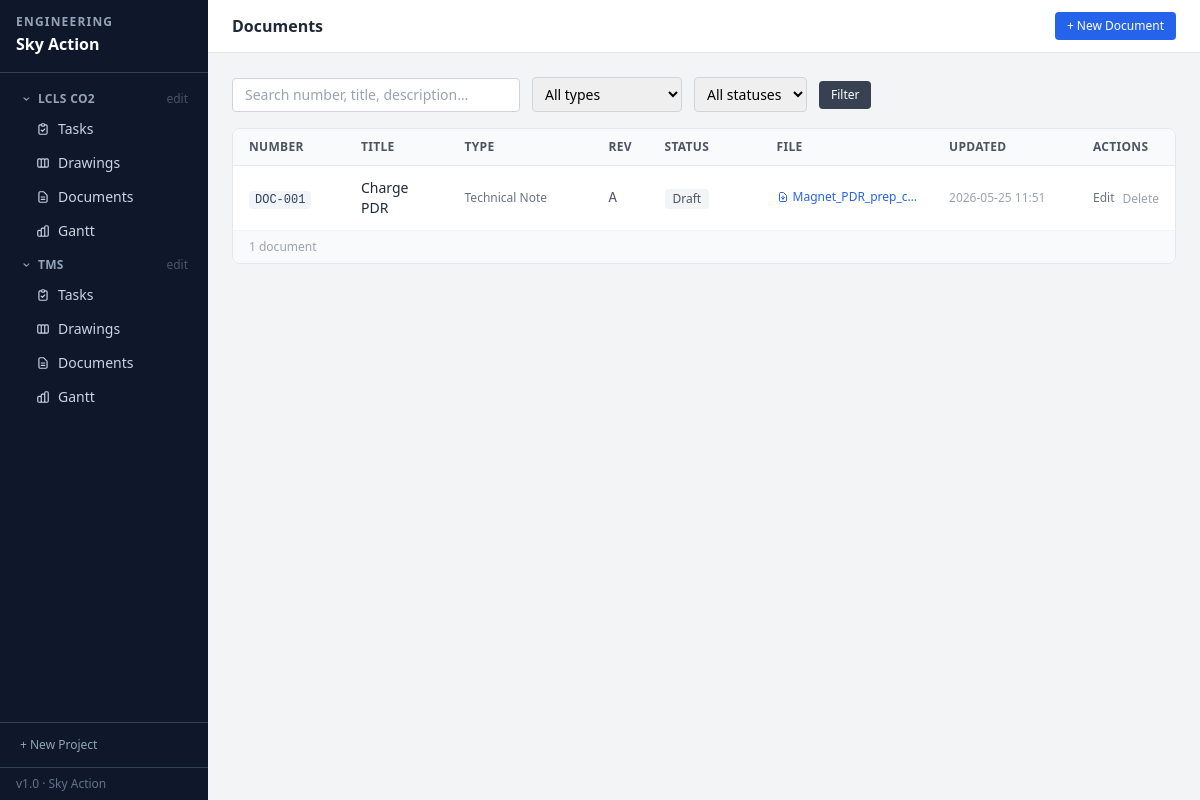
Screenshot of /documents with the database file from the repository.
### tables this page shows
CREATE TABLE projects (
    id          INTEGER PRIMARY KEY AUTOINCREMENT,
    name        TEXT NOT NULL,
    description TEXT DEFAULT '',
    status      TEXT NOT NULL DEFAULT 'Active',
    created_at  TEXT NOT NULL DEFAULT (datetime('now','localtime')),
    updated_at  TEXT NOT NULL DEFAULT (datetime('now','localtime'))
);

CREATE TABLE documents (
    id          INTEGER PRIMARY KEY AUTOINCREMENT,
    number      TEXT UNIQUE NOT NULL,
    title       TEXT NOT NULL,
    doc_type    TEXT NOT NULL DEFAULT 'Technical Note',
    revision    TEXT NOT NULL DEFAULT 'A',
    status      TEXT NOT NULL DEFAULT 'Draft',
    description TEXT DEFAULT '',
    filename    TEXT,
    orig_name   TEXT,
    created_at  TEXT NOT NULL DEFAULT (datetime('now','localtime')),
    updated_at  TEXT NOT NULL DEFAULT (datetime('now','localtime'))
, project_id INTEGER REFERENCES projects(id) ON DELETE SET NULL);

### app.py (the view)
@app.route('/documents')
def documents():
    db = get_db()
    q       = request.args.get('q', '').strip()
    sf      = request.args.get('status', '')
    tf      = request.args.get('type', '')
    pj_name = request.args.get('project_name', '')
    sql = "SELECT * FROM documents"
    params, where = [], []
    if pj_name:
        pj_row = db.execute("SELECT id FROM projects WHERE name=?", (pj_name,)).fetchone()
        if pj_row:
            where.append("project_id=?"); params.append(pj_row[0])
    if q:
        where.append("(number LIKE ? OR title LIKE ? OR description LIKE ?)")
        params += [f'%{q}%'] * 3
    if sf:
        where.append("status=?"); params.append(sf)
    if tf:
        where.append("doc_type=?"); params.append(tf)
    if where:
        sql += " WHERE " + " AND ".join(where)
    sql += " ORDER BY number"
    rows = db.execute(sql, params).fetchall()
    return render_template('documents.html', documents=rows, q=q,
                           status_filter=sf, type_filter=tf, project_filter=pj_name)

### app.py (called while the page is built)
def get_db():
    if 'db' not in g:
        g.db = sqlite3.connect(str(DB_PATH))
        g.db.row_factory = sqlite3.Row
        g.db.execute("PRAGMA foreign_keys = ON")
    return g.db

@app.context_processor
def inject_globals():
    from datetime import date
    projects = get_db().execute("SELECT * FROM projects ORDER BY name").fetchall()
    return {'now': date.today().isoformat(), 'all_projects': projects}

@app.template_filter('status_badge')
def status_badge(s):
    cls = STATUS_COLORS.get(s, 'bg-gray-100 text-gray-600')
    return Markup(f'<span class="inline-flex items-center text-xs font-medium px-2 py-0.5 rounded {cls}">{s}</span>')

### templates/documents.html (shortened to what this page needs)
{% extends "base.html" %}
{% block header %}Documents{% endblock %}
{% block header_actions %}
  <a href="{{ url_for('document_new', project_name=project_filter) }}"
     class="bg-blue-600 hover:bg-blue-700 text-white text-xs font-medium px-3 py-1.5 rounded transition-colors">
    + New Document
  </a>
{% endblock %}
{% block content %}
<form method="get" class="flex items-center gap-3 mb-4 flex-wrap">
  <input type="text" name="q" value="{{ q }}" placeholder="Search number, title, description…"
         class="border border-gray-300 rounded px-3 py-1.5 text-sm w-72 focus:outline-none focus:ring-2 focus:ring-blue-400">
  <select name="type" class="border border-gray-300 rounded px-2 py-1.5 text-sm focus:outline-none focus:ring-2 focus:ring-blue-400">
    <option value="">All types</option>
  </select>
  <select name="status" class="border border-gray-300 rounded px-2 py-1.5 text-sm focus:outline-none focus:ring-2 focus:ring-blue-400">
    <option value="">All statuses</option>
  </select>
  <button type="submit" class="bg-gray-700 hover:bg-gray-800 text-white text-xs font-medium px-3 py-1.5 rounded transition-colors">
    Filter
  </button>
</form>
<div class="bg-white rounded-lg border border-gray-200 overflow-hidden">
  {% if documents %}
  <table class="w-full text-sm">
    <thead>
      <tr class="bg-gray-50 border-b border-gray-200 text-left">
        <th class="px-4 py-2.5 font-semibold text-gray-600 text-xs uppercase tracking-wide w-28">Number</th>
        <th class="px-4 py-2.5 font-semibold text-gray-600 text-xs uppercase tracking-wide">Title</th>
        <th class="px-4 py-2.5 font-semibold text-gray-600 text-xs uppercase tracking-wide w-36">Type</th>
        <th class="px-4 py-2.5 font-semibold text-gray-600 text-xs uppercase tracking-wide w-14">Rev</th>
        <th class="px-4 py-2.5 font-semibold text-gray-600 text-xs uppercase tracking-wide w-28">Status</th>
        <th class="px-4 py-2.5 font-semibold text-gray-600 text-xs uppercase tracking-wide w-24">File</th>
        <th class="px-4 py-2.5 font-semibold text-gray-600 text-xs uppercase tracking-wide w-36">Updated</th>
        <th class="px-4 py-2.5 font-semibold text-gray-600 text-xs uppercase tracking-wide w-24">Actions</th>
      </tr>
    </thead>
    <tbody class="divide-y divide-gray-100">
      {% for d in documents %}
      <tr class="hover:bg-gray-50 transition-colors">
        <td class="px-4 py-3">
          <span class="font-mono text-xs bg-slate-100 text-slate-700 px-1.5 py-0.5 rounded">{{ d.number }}</span>
        </td>
        <td class="px-4 py-3">
          <a href="{{ url_for('document_edit', id=d.id) }}"
             class="font-medium text-gray-800 hover:text-blue-600">{{ d.title }}</a>
        </td>
        <td class="px-4 py-3 text-xs text-gray-500">{{ d.doc_type }}</td>
        <td class="px-4 py-3 font-mono text-gray-600">{{ d.revision }}</td>
        <td class="px-4 py-3">{{ d.status | status_badge }}</td>
        <td class="px-4 py-3">
          {% if d.filename %}
            <a href="{{ url_for('document_file', id=d.id) }}"
               class="text-xs text-blue-600 hover:underline inline-flex items-center gap-1">
              <svg class="w-3 h-3" fill="none" stroke="currentColor" viewBox="0 0 24 24">
                <path stroke-linecap="round" stroke-linejoin="round" stroke-width="2"
                      d="M12 10v6m0 0l-3-3m3 3l3-3m2 8H7a2 2 0 01-2-2V5a2 2 0 012-2h5.586a1 1 0 01.707.293l5.414 5.414a1 1 0 01.293.707V19a2 2 0 01-2 2z"/>
              </svg>
              {{ d.orig_name | truncate(18, True, '…') }}
            </a>
          {% else %}
            <span class="text-xs text-gray-300">—</span>
          {% endif %}
        </td>
        <td class="px-4 py-3 text-xs text-gray-400">{{ d.updated_at[:16] }}</td>
        <td class="px-4 py-3">
          <div class="flex items-center gap-2">
            <a href="{{ url_for('document_edit', id=d.id) }}"
               class="text-xs text-gray-500 hover:text-blue-600 font-medium">Edit</a>
            <form action="{{ url_for('document_delete', id=d.id) }}" method="post"
                  onsubmit="return confirm('Delete document {{ d.number }}?')">
              <button type="submit" class="text-xs text-gray-400 hover:text-red-600 font-medium">Delete</button>
            </form>
          </div>
        </td>
      </tr>
      {% endfor %}
    </tbody>
  </table>
  <div class="px-4 py-2 border-t border-gray-100 bg-gray-50 text-xs text-gray-400">
    {{ documents | length }} document{% if documents | length != 1 %}s{% endif %}
  </div>
  {% endif %}
</div>
{% endblock %}

### templates/base.html (shortened to what this page needs)
<!DOCTYPE html>
<html lang="en">
<head>
  <script src="https://cdn.tailwindcss.com"></script>
</head>
<body class="bg-gray-100 min-h-screen flex text-sm">
  <nav class="w-52 bg-slate-900 text-white flex flex-col min-h-screen flex-shrink-0 fixed top-0 left-0 h-full z-10">
    <div class="px-4 py-4 border-b border-slate-700">
      <div class="text-xs font-bold text-slate-400 uppercase tracking-widest leading-none">Engineering</div>
      <div class="text-base font-bold text-white mt-1">Sky Action</div>
    </div>
    <ul class="flex-1 p-2 space-y-1 mt-1 overflow-y-auto">
      {% for proj in all_projects %}
      {% set active_proj = request.args.get('project_name') == proj.name %}
      <li>
        <button onclick="toggleProj({{ proj.id }}, this)"
                class="w-full flex items-center gap-1.5 px-3 py-1.5 rounded text-xs font-semibold uppercase tracking-wide transition-colors
                       {% if active_proj %}text-white{% else %}text-slate-400 hover:text-white{% endif %}">
          <svg id="chev-{{ proj.id }}" class="w-3 h-3 flex-shrink-0" style="transform:rotate(90deg);transition:transform 0.15s" fill="currentColor" viewBox="0 0 20 20">
            <path fill-rule="evenodd" d="M7.293 4.707a1 1 0 011.414 0l4 4a1 1 0 010 1.414l-4 4a1 1 0 01-1.414-1.414L10.586 9 7.293 5.707a1 1 0 010-1.414z" clip-rule="evenodd"/>
          </svg>
          {{ proj.name }}
          <a href="{{ url_for('project_edit', id=proj.id) }}"
             onclick="event.stopPropagation()"
             class="ml-auto text-slate-600 hover:text-slate-300 text-xs font-normal normal-case tracking-normal">edit</a>
        </button>
        <ul id="proj-{{ proj.id }}" class="ml-4 space-y-0.5 mb-1">
          <li>
            <a href="{{ url_for('tasks', project_name=proj.name) }}"
               class="flex items-center gap-2 px-3 py-1.5 rounded text-sm font-medium transition-colors
                      {% if 'task' in (request.endpoint or '') and active_proj %}bg-slate-600 text-white{% else %}text-slate-300 hover:bg-slate-700 hover:text-white{% endif %}">
              <svg class="w-3.5 h-3.5 flex-shrink-0" fill="none" stroke="currentColor" viewBox="0 0 24 24">
                <path stroke-linecap="round" stroke-linejoin="round" stroke-width="2" d="M9 5H7a2 2 0 00-2 2v12a2 2 0 002 2h10a2 2 0 002-2V7a2 2 0 00-2-2h-2M9 5a2 2 0 002 2h2a2 2 0 002-2M9 5a2 2 0 012-2h2a2 2 0 012 2m-6 9l2 2 4-4"/>
              </svg>
              Tasks
            </a>
          </li>
          <li>
            <a href="{{ url_for('drawings', project_name=proj.name) }}"
               class="flex items-center gap-2 px-3 py-1.5 rounded text-sm font-medium transition-colors
                      {% if 'drawing' in (request.endpoint or '') and active_proj %}bg-slate-600 text-white{% else %}text-slate-300 hover:bg-slate-700 hover:text-white{% endif %}">
              Drawings
            </a>
          </li>
          <li>
            <a href="{{ url_for('documents', project_name=proj.name) }}"
               class="flex items-center gap-2 px-3 py-1.5 rounded text-sm font-medium transition-colors
                      {% if 'document' in (request.endpoint or '') and active_proj %}bg-slate-600 text-white{% else %}text-slate-300 hover:bg-slate-700 hover:text-white{% endif %}">
              <svg class="w-3.5 h-3.5 flex-shrink-0" fill="none" stroke="currentColor" viewBox="0 0 24 24">
                <path stroke-linecap="round" stroke-linejoin="round" stroke-width="2" d="M9 12h6m-6 4h6m2 5H7a2 2 0 01-2-2V5a2 2 0 012-2h5.586a1 1 0 01.707.293l5.414 5.414a1 1 0 01.293.707V19a2 2 0 01-2 2z"/>
              </svg>
              Documents
            </a>
          </li>
          <li>
            <a href="{{ url_for('gantt', project_name=proj.name) }}"
               class="flex items-center gap-2 px-3 py-1.5 rounded text-sm font-medium transition-colors
                      {% if request.endpoint == 'gantt' and active_proj %}bg-slate-600 text-white{% else %}text-slate-300 hover:bg-slate-700 hover:text-white{% endif %}">
              Gantt
            </a>
          </li>
        </ul>
      </li>
      {% else %}
      <li class="px-3 py-2 text-xs text-slate-500 italic">No projects yet.</li>
      {% endfor %}
    </ul>
    <div class="px-2 py-2 border-t border-slate-700">
      <a href="{{ url_for('project_new') }}"
         class="flex items-center gap-2 px-3 py-1.5 rounded text-xs text-slate-400 hover:text-white hover:bg-slate-700 transition-colors">
        + New Project
      </a>
    </div>
    <div class="px-4 py-2 border-t border-slate-700 text-xs text-slate-500">v1.0 · Sky Action</div>
  </nav>
  <div class="flex-1 flex flex-col min-h-screen ml-52">
    <header class="bg-white border-b border-gray-200 px-6 py-3 flex items-center gap-3 sticky top-0 z-10">
      <h1 class="text-base font-semibold text-gray-800">{% block header %}{% endblock %}</h1>
      <div class="flex items-center gap-2">{% block header_actions %}{% endblock %}</div>
    </header>
    <main class="flex-1 p-6">
      {% block content %}{% endblock %}
    </main>
  </div>
</body>
</html>

### rows the page displays
projects: name "LCLS CO2"
projects: name "TMS"
documents: number "DOC-001", title "Charge PDR", doc_type "Technical Note", revision "A", status|status_badge "Draft", orig_name "Magnet_PDR_prep_c…", updated_at "2026-05-25 11:51"

### other values shown
{{ documents | length }} "1"
